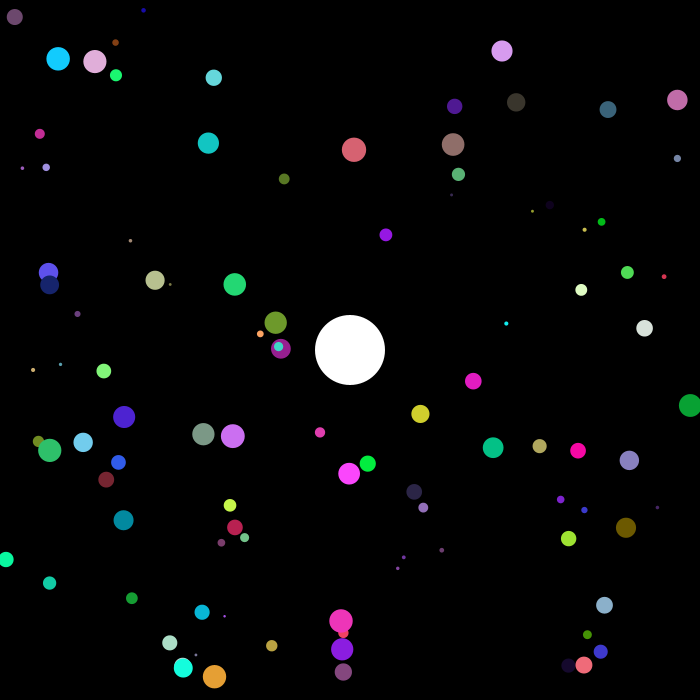
Frame 1 (no input)
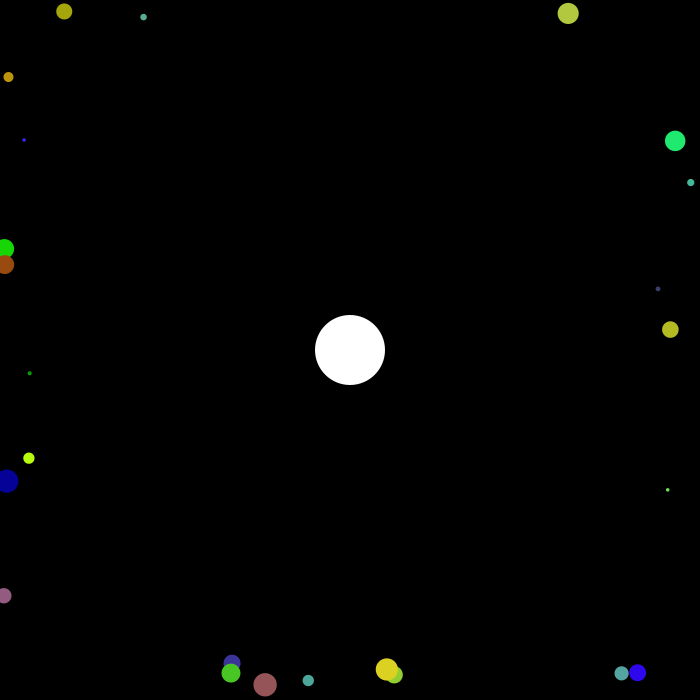
Frame 60 (the mouse pressed at the canvas centre just before this capture)
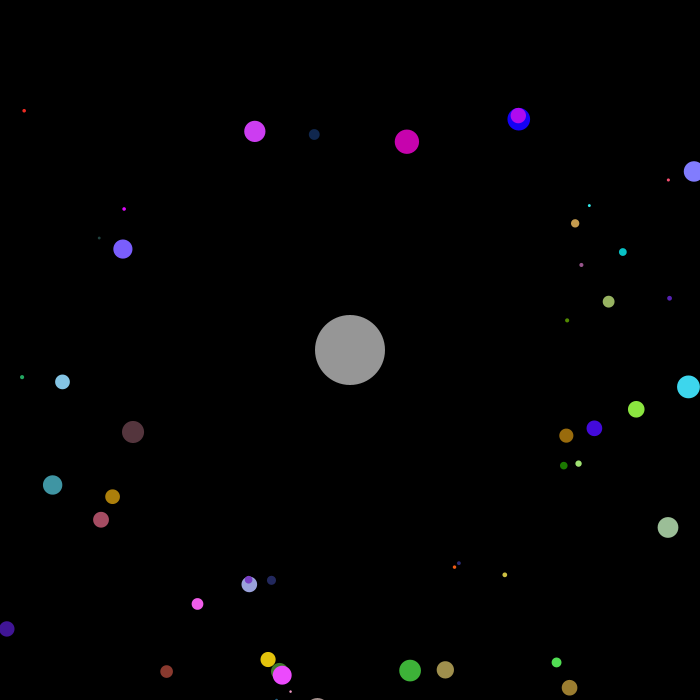
Frame 120 (the mouse held since frame 60 and released just before this capture)

The Processing sketch that drew these frames (run headless with seeded random() and noise(); from frame 60 on, the mouse is pressed at the canvas centre):

// Processing sketch: particleSystem_Repulsion
// ── particleSystem_Repulsion.pde
int num = 100;

Mover [] mover = new Mover[num];

//ArrayList<Mover> movers;
Attractor a;


void setup(){
  size(700, 700);
  
  for(int i = 0; i < num; i++){
    mover[i] = new Mover(random(.1, 1), random(width), random(height));
  }
  //movers = new ArrayList<Mover>();
  a = new Attractor();

}

void draw(){
  background(0);
  noStroke();
  
  a.display();
  a.startDragging();
  a.hover(mouseX, mouseY);
 
  for(int i = 0; i < num; i++){
    PVector force = a.attract(mover[i]);
    mover[i].applyForce(force);
    mover[i].update();
    mover[i].display();
  }
  

  
  //for(int i = 0; i< movers.size(); i++){
  //  Mover m = movers.get(i);
  //  PVector force = a.attract(m);
  //  m.applyForce(force);
  //  m.update();
  //  m.display();
    

//     if(m.position.y < 0 || m.position.y > height || m.position.x < 0 || m.position.x > width){
      
//    }
   

  //if(frameCount%5 == 0){
  //  mover[i].add(new Mover(random(.1, .5), random(width), random(height))); 
  //}
}

void mousePressed(){
  a.clicked(mouseX, mouseY);
  //movers.add(new Mover(random(.1, .5), random(width), random(height))); 
}

void mouseReleased(){
  a.stopDragging();
}
// ── Attractor.pde
class Attractor{
  PVector position;
  
  float mass;
  float gForce; //gravitational force
  
  boolean rollover = false;
  boolean dragging = false;
  
  PVector dragOffset;
  
  //constructor
  Attractor(){
    position = new PVector(width/2, height/2);  
    dragOffset = new PVector(0, 0);
    mass = 70;
    gForce = .98;
    
  //functions
  
  }
  
  PVector attract(Mover m){
    PVector force = PVector.sub(position, m.position);
    float d = force.mag();
    
    d = constrain(d, 5.0, 15.0);
    force.normalize();
    
    //calculating force of gravitational pull
    float strength = (gForce * mass * m.mass) / (d*d);
    force.mult(strength);
    return force;
  }
  void display(){
    fill(255);
    
    if(dragging){
      fill(150);
    }else if (rollover){
      fill(200);
    }else{
      fill(255);
    }
    ellipse(position.x, position.y, mass, mass);
  }
  
  //check if attractor is being clicked (in vicinity)
  void clicked(int mX, int mY){
    float d = dist(mX, mY, position.x, position.y);
    
    if(d < mass){
      dragging = true; 
      dragOffset.x = position.x - mX;
      dragOffset.y = position.y - mY;
    }
  }

  void hover(int mX,int mY){
    float d = dist(mX, mY, position.x, position.y);
    if(d < mass){
      rollover = true;
    }else{
      rollover = false;
    }
  }
  
  void stopDragging(){
    dragging = false;
  }
  
  void startDragging(){
    if(dragging){ 
       position.x = mouseX + dragOffset.x;
       position.y = mouseY + dragOffset.y;
    }
  }
}
// ── Mover.pde
class Mover{
 //data
  PVector position;
  PVector velocity;
  PVector acceleration;
 
  float mass;
 
   //constructor (temporary variables)
  Mover(float m, float x, float y){
    mass = m;
    position = new PVector(x, y);
    velocity = new PVector(1, 0);
    acceleration = new PVector(0, 0);
  }
  
  void applyForce(PVector force){
    PVector f = PVector.div(force, mass);
    acceleration.sub(f);
    
    if(position.x <= mass/2 || position.x >= width - mass/2){
       acceleration.mult(-1);
    }
    if(position.y <= mass/2 || position.y >= height - mass/2){
       acceleration.mult(-1);
    }
  }
  
  void update(){
     velocity.add(acceleration);
     position.add(velocity);
     acceleration.mult(0);
  }
  
  void display(){
    fill(random(0,255), random(0,255), random(0,255));
    ellipse(position.x, position.y, mass*25, mass*25);
  }
}
